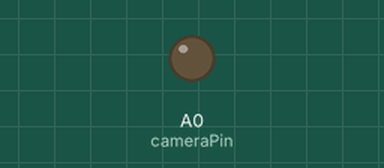
This sketch was run on a simulated Arduino Zero (SAMD21). On the bench: output pins drawn as LEDs (lit = HIGH).

Above: at 0.02 s.
At 2.5 s:
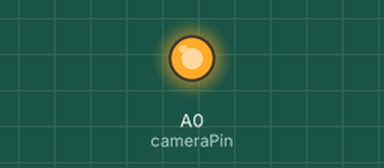
Timing chart, 0 to 6.6 s (numbered marks = the images above):
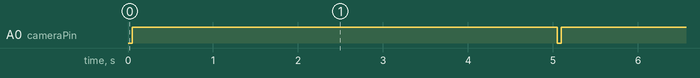

Measured:
- by itself, A0 (cameraPin): alternates HIGH for 5.0 s and LOW for 0.05 s

The sketch:

Camera.ino
```cpp
/*Not sure if you need these includes*/
#include <Arduino.h>   // required before wiring_private.h
#include "wiring_private.h" // pinPeripheral() function
#include "init.h"

#define cameraPin 14 //pa02, pin 3

void setup() {

  pinMode(cameraPin, OUTPUT);

  digitalWrite(cameraPin, HIGH);

}

void loop() {
  digitalWrite(cameraPin, LOW);

  delay(50);

  digitalWrite(cameraPin, HIGH);

  //Delay between pictures
  delay(5000);

}
```

SerialDefinitions.h
```cpp
#include <Arduino.h>   // required before wiring_private.h
#include "wiring_private.h" // pinPeripheral() function
#include <HardwareSerial.h>

#define PIN_SERIAL_RX (24) //microcontroller's RX, XBee TX 20
#define PIN_SERIAL_TX (23) //microcontroller's TX, XBee RX 19
#define PAD_SERIAL_RX (SERCOM_RX_PAD_3)
#define PAD_SERIAL_TX (UART_TX_PAD_2)

//Serial1 already defined in arduino

Uart Serial2(&sercom4, PIN_SERIAL_RX, PIN_SERIAL_TX, PAD_SERIAL_RX, PAD_SERIAL_TX);

void SERCOM4_Handler()
{
	Serial2.IrqHandler();
}
```

init.h
```cpp
//arduino files
#include <Wire.h>
#include <Arduino.h>   // required before wiring_private.h
#include "wiring_private.h" // pinPeripheral() function
#include "Adafruit_BMP3XX.h"
#include <Adafruit_BNO055.h>
#include <utility/imumaths.h>
#include "SerialDefinitions.h"

//BMP
#define BMP_SCK 13 //26 on micro
#define BMP_MISO 12 //28
#define BMP_MOSI 11 //25
#define BMP_CS 10 //27

//THERMISTOR
#define THERMISTORPIN A2
#define NUMSAMPLES 10
#define SERIESRESISTOR 10000    // the value of the 'other' resistor

#define TEMPERATURENOMINAL 25 // temp. for nominal resistance (almost always 25 C)
#define BCOEFFICIENT 3950 // The beta coefficient of the thermistor (usually 3000-4000)

float bmpSamples[NUMSAMPLES];
float bnoSamples[NUMSAMPLES];
float bnoXSamples[NUMSAMPLES];
float bnoYSamples[NUMSAMPLES];
float thermSamples[NUMSAMPLES];

//CONSTANT VALUE DEFINITIONS
#define SEALEVELPRESSURE_HPA 1013.25
#define PI 3.1415926535897932384626433832795

//DEFINE PAYLOAD PACKET VARS
const int teamID = 2617;
String missionTime = "00:00:00"; //hh:mm:ss
int packetCount = 0; //total transmitted packets from payload to ground
int openLogCount = 0;

//INITIALIZE ALT CORRECTION
int altCorrection = 0;

//SENSOR VARS
float alt = 0;
float rotation_x = 0;
float rotation_y = 0;
float rotation_z = 0;
float thermTemp = 0;

//OTHER GLOBAL VARS
float pres = 0;
```
